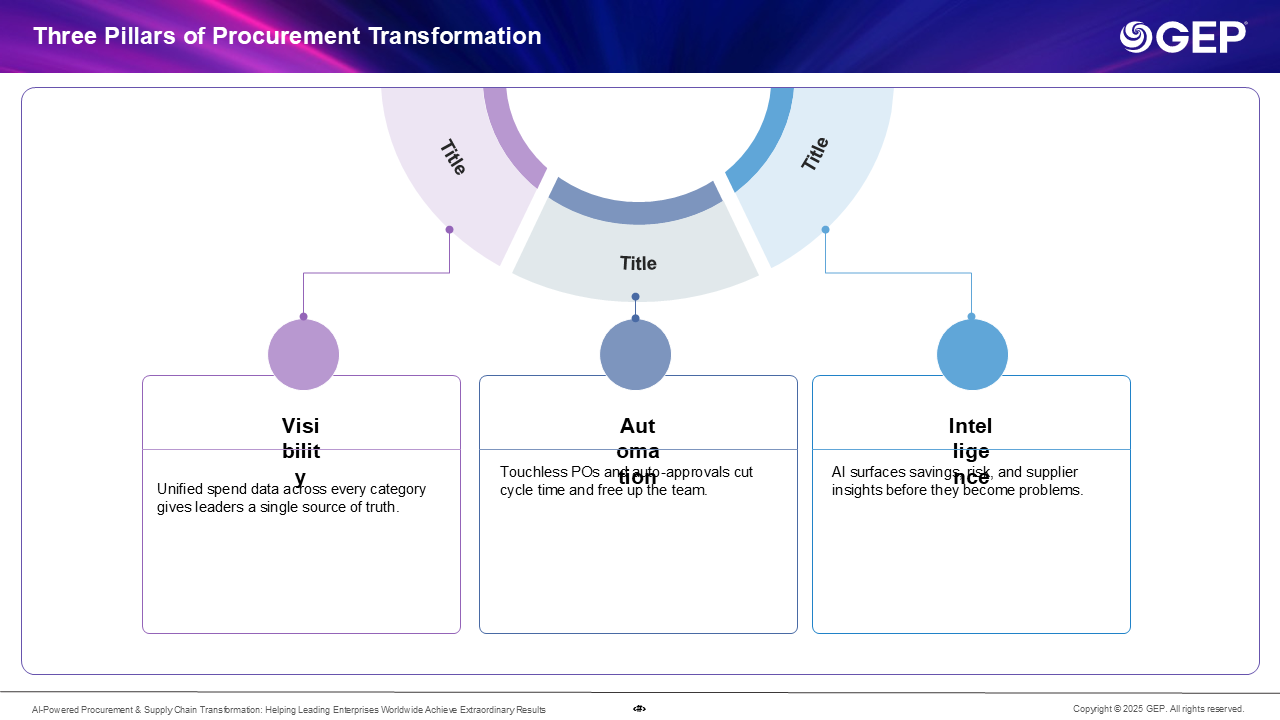
#> input picture _test_render/Slide1.PNG, 1280 x 720 px
$ python contact_sheet.py ../_test_render out.png 5 5
#> lines starting #> are read from the running program, lines starting #| are printed output that depends on the picture
"""Stitch rendered PNGs into contact-sheet grids for fast visual QA.
Usage: python contact_sheet.py <png_dir> <out_prefix> [cols] [rows]
"""
import sys
from pathlib import Path
from PIL import Image, ImageDraw

png_dir = Path(sys.argv[1])
out_prefix = sys.argv[2]
COLS = int(sys.argv[3]) if len(sys.argv) > 3 else 4
ROWS = int(sys.argv[4]) if len(sys.argv) > 4 else 5

pngs = sorted(png_dir.glob("*.PNG"))
cell_w, cell_h, pad, label_h = 480, 270, 8, 18
per = COLS * ROWS
sheets = 0
for start in range(0, len(pngs), per):
    chunk = pngs[start:start + per]
    W = COLS * (cell_w + pad) + pad
    H = ROWS * (cell_h + label_h + pad) + pad
    sheet = Image.new("RGB", (W, H), (24, 27, 59))
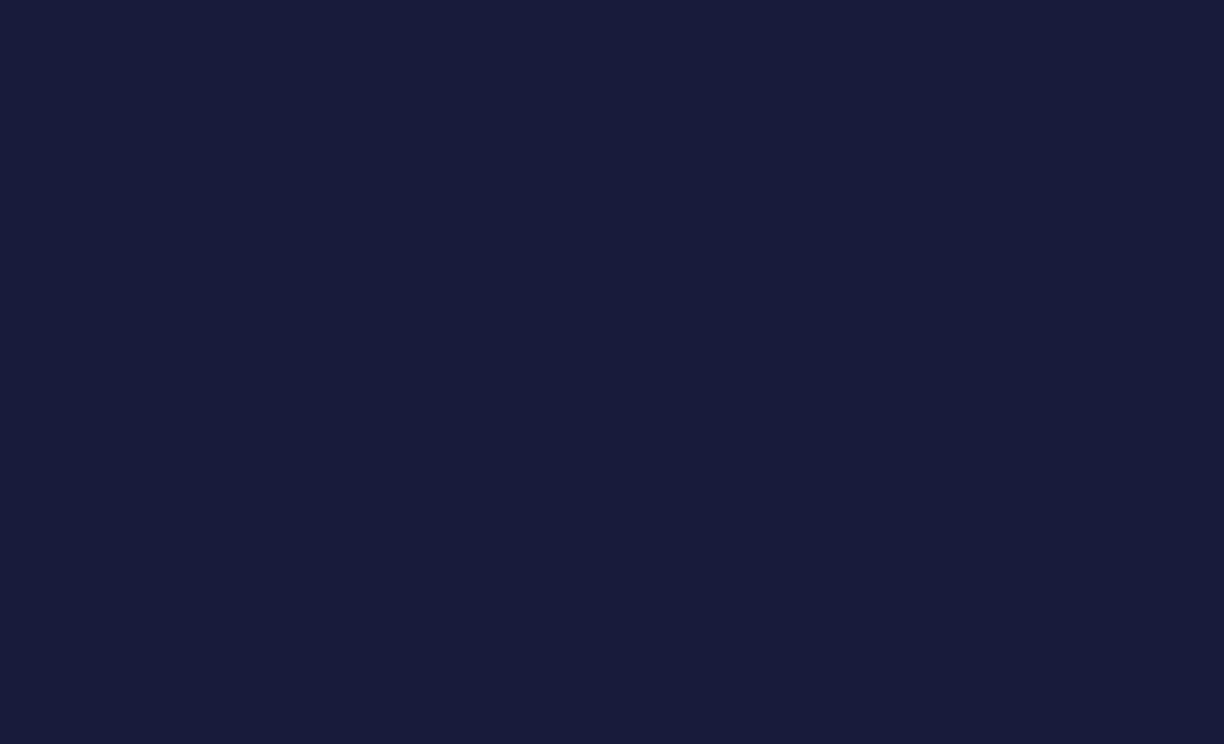
#> sheet: PIL image 2448x1488 RGB (shown at 1/2 size); mean R, G, B 24, 27, 59
    draw = ImageDraw.Draw(sheet)
    for i, p in enumerate(chunk):
        r, c = divmod(i, COLS)
        x = pad + c * (cell_w + pad)
        y = pad + r * (cell_h + label_h + pad)
        try:
            im = Image.open(p).convert("RGB").resize((cell_w, cell_h))
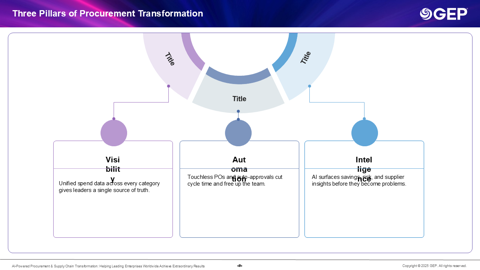
#> im: PIL image 480x270 RGB; mean R, G, B 226.9, 225.1, 237.8
            sheet.paste(im, (x, y + label_h))
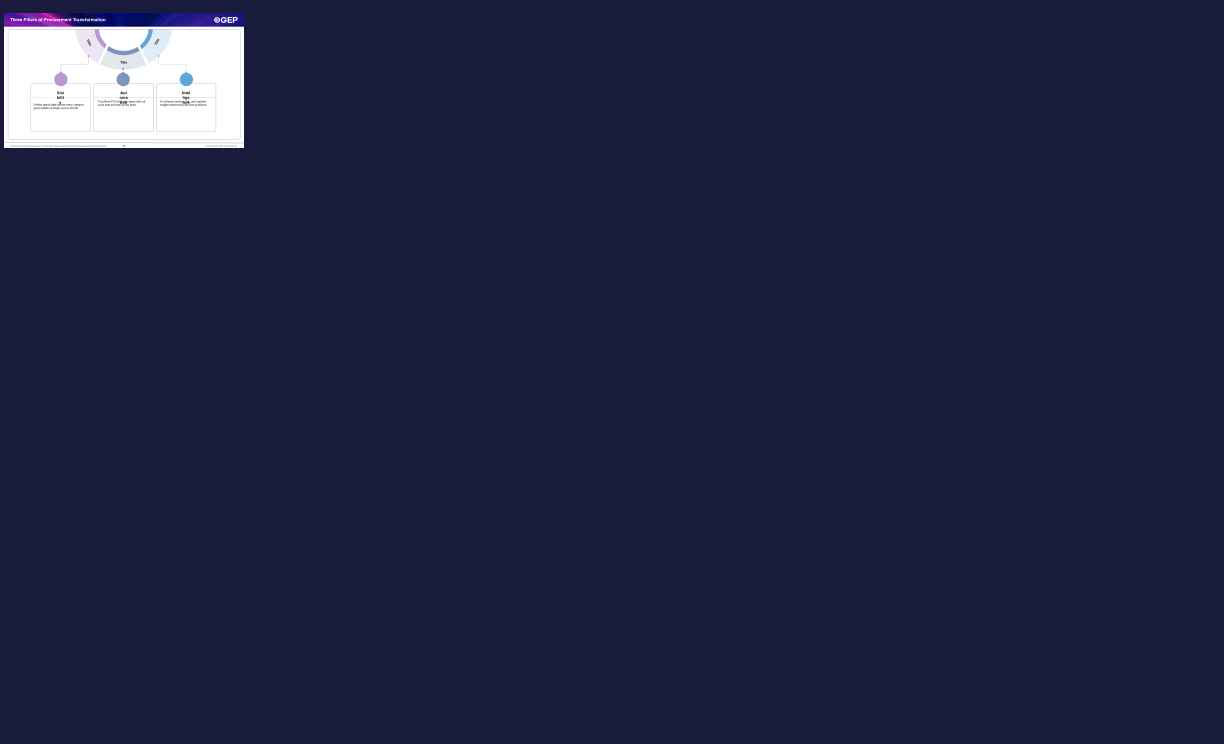
#> sheet: PIL image 2448x1488 RGB (shown at 1/2 size); mean R, G, B 31.2, 34, 65.4
        except Exception:
            pass
        draw.text((x + 2, y + 3), p.stem[:70], fill=(255, 255, 255))
    out = f"{out_prefix}_{sheets+1}.png"
    sheet.save(out)
    print("wrote", out, f"({len(chunk)} cells)")
    sheets += 1
print("total sheets", sheets)
